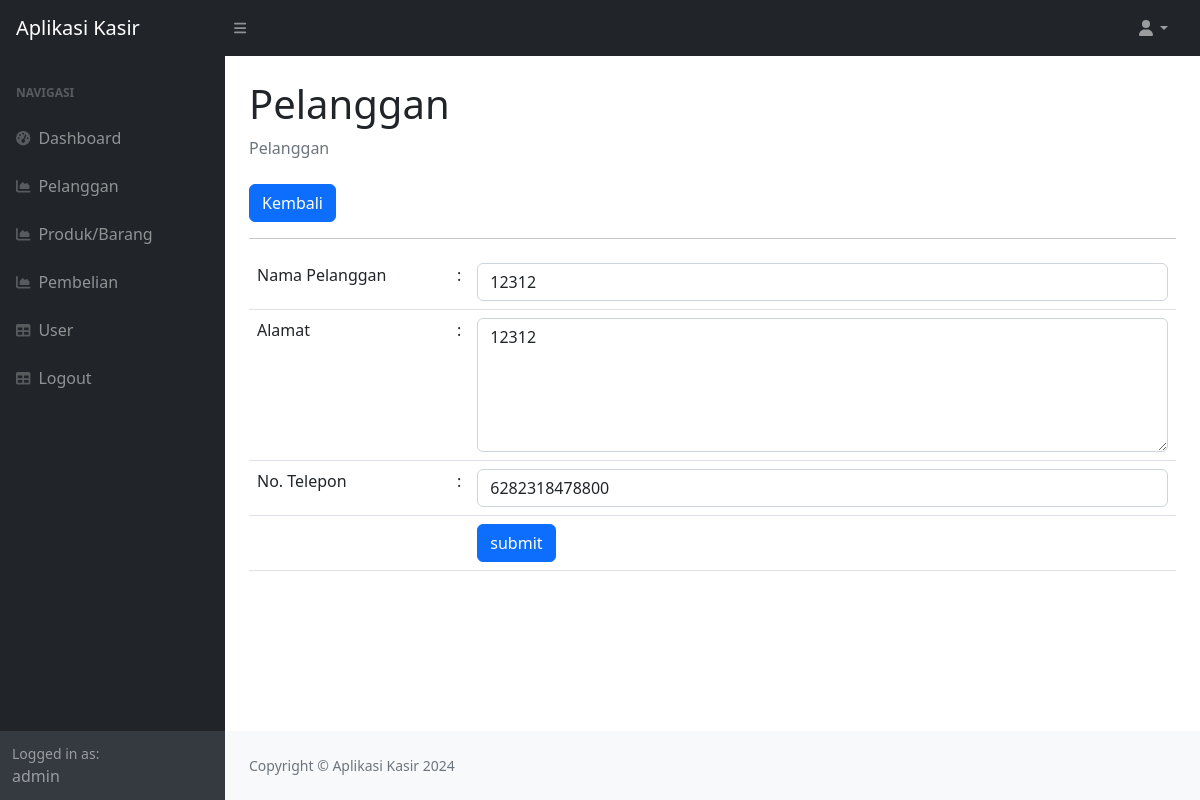
Page /index.php?page=pelanggan_ubah&&id=33 (signed in) on the committed database.
### tables this page shows
CREATE TABLE `pelanggan` (
  `id_pelanggan` int(11) NOT NULL,
  `nama_pelanggan` varchar(255) DEFAULT NULL,
  `alamat` text DEFAULT NULL,
  `no_telepon` varchar(15) DEFAULT NULL
);

### pelanggan_ubah.php (the view, shortened to what this page needs)
<?php
$id = $_GET['id'];
$query = mysqli_query($koneksi, "SELECT * FROM pelanggan WHERE id_pelanggan = '$id'");
$data = mysqli_fetch_array($query);
?>
<div class="container-fluid px-4">
    <h1 class="mt-4">Pelanggan</h1>
    <ol class="breadcrumb mb-4">
        <li class="breadcrumb-item active">Pelanggan</li>
    </ol>
    <a href="?page=pelanggan" class="btn btn-primary">Kembali</a>
    <hr>
    <form method="post">
        <table class="table table-border">
            <tr>
                <td width="200">Nama Pelanggan</td>
                <td width="1">:</td>
                <td><input class="form-control" value="<?php echo $data['nama_pelanggan']; ?>" type="text"
                        name="nama_pelanggan"></td>
            </tr>
            <tr>
                <td width="200">Alamat</td>
                <td width="10">:</td>
                <td><textarea name="alamat" rows="5" class="form-control"><?php echo $data['alamat']; ?></textarea></td>
            </tr>
            <tr>
                <td>No. Telepon</td>
                <td>:</td>
                <td><input class="form-control" type="number" step="0" value="<?php echo $data['no_telepon']; ?>"
                        name="no_telepon"></td>
            </tr>
            <tr>
                <td></td>
                <td></td>
                <td>
                    <button type="submit" class="btn btn-primary">submit</button>
                </td>
            </tr>
        </table>
    </form>
</div>

### rows in the picture
pelanggan: nama_pelanggan "12312", alamat "12312", no_telepon "6282318478800"

### other values in the picture
$_SESSION['user']['nama'] "admin"
